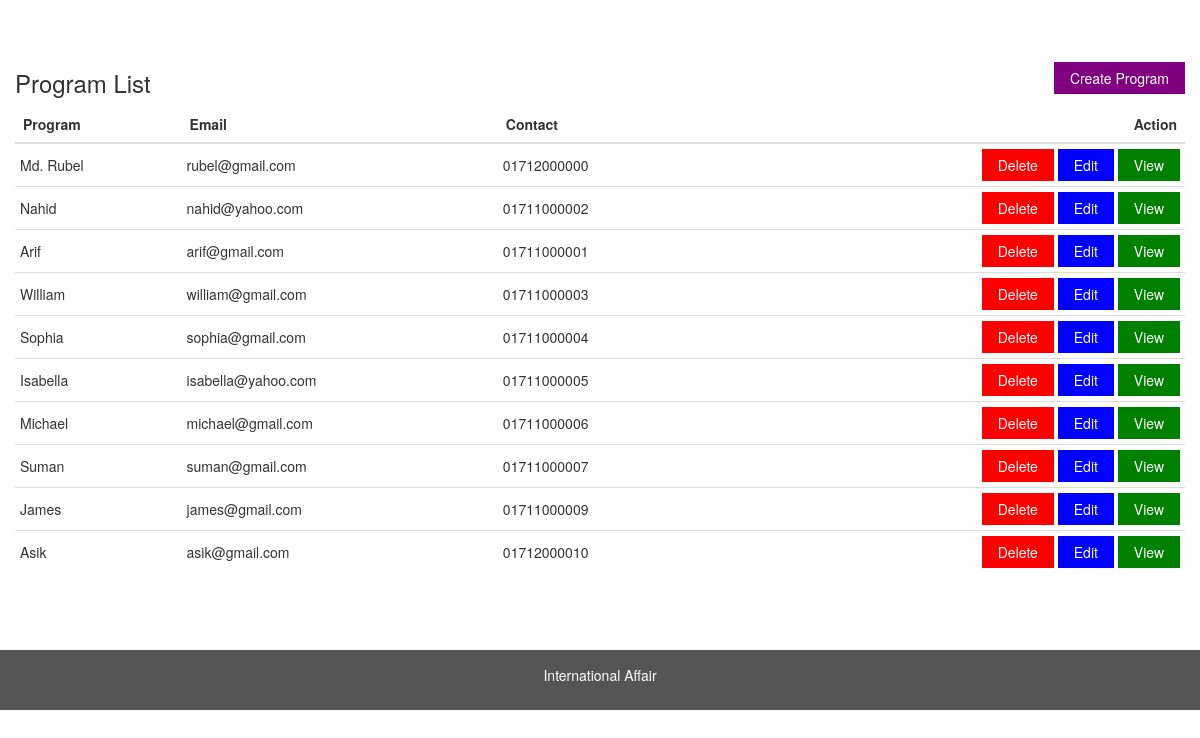
Page /adminview.php on the committed database.
### tables this page shows
CREATE TABLE `students` (
  `student_id` int(11) NOT NULL,
  `student_name` varchar(100) NOT NULL,
  `email_address` varchar(100) NOT NULL,
  `contact` varchar(30) NOT NULL,
  `gender` varchar(15) NOT NULL,
  `country` varchar(50) NOT NULL,
  `datetime` datetime NOT NULL DEFAULT CURRENT_TIMESTAMP
);

### class/student.php (called while the page is built, shortened)
<?php
class Student
{
    private $conn;
    function __construct() {
    $servername = "localhost";
    $dbname = "crud";
    $username = "root";
    $password = "";
    $conn = new mysqli($servername, $username, $password, $dbname);
      if ($conn->connect_error) {
        die("Connection failed: " . $conn->connect_error);
       }else{
        $this->conn=$conn;
       }
    }
    public function student_list(){
       $sql = "SELECT * FROM students ORDER BY student_id asc ";
       $result=  $this->conn->query($sql);
       return $result;
    }
}
?>

### adminview.php (the view, shortened to what this page needs)
<?php
include 'header.php';
$student_list = $student_obj->student_list();
?>
<div class="container " >
    <div class="row content">
        <a  href="create-student-info.php"  class="button button-purple mt-12 pull-right">Create Program</a>
        <h3>Program List</h3>
        <table class="table">
            <thead>
                <tr>
                    <th>Program</th>
                    <th>Email</th>
                    <th>Contact</th>
                    <th class="text-right">Action</th>
                </tr>
            </thead>
            <tbody>
<?php
if ($student_list->num_rows > 0) {
  while ($row = $student_list->fetch_assoc()) {
     ?>
             <tr>
                <td><?php echo $row["student_name"] ?></td>
                <td><?php echo $row["email_address"] ?></td>
                <td><?php echo $row["contact"] ?></td>
                <td class="text-right">
                    <a  href="<?php echo 'delete-student-info.php?id=' . $row["student_id"] ?>" class="button button-red">Delete</a>
                    <a  href="<?php echo 'update-student-info.php?id=' . $row["student_id"] ?>" class="button button-blue">Edit</a>
                    <a href="<?php echo 'read-student-info.php?id=' . $row["student_id"] ?>" class="button button-green">View</a>
                </td>
            </tr>
    <?php
    }
}
?>
           </tbody>
        </table>
    </div>
</div>
<?php
include 'footer.php';
?>

### assets/style.css (style rules this page uses)
body { padding-top: 50px; }
.row.content { min-height:600px }
.table > tbody > tr > td { padding: 5px; vertical-align: middle; }
.button { border: none; color: white; padding: 6px 16px; text-align: center; text-decoration: none; display: inline-block; font-size: 14px; cursor: pointer; }
.button-blue { background-color: #0000FF; }
.button-red { background-color: #FF0000; }
.button-green { background-color: #008000; }
.button-purple { background-color: purple; }
.mt-12 { margin-top: 12px; }

### rows in the picture
students: student_name "Md. Rubel", email_address "rubel@gmail.com", contact "01712000000"
students: student_name "Nahid", email_address "nahid@yahoo.com", contact "01711000002"
students: student_name "Arif", email_address "arif@gmail.com", contact "01711000001"
students: student_name "William", email_address "william@gmail.com", contact "01711000003"
students: student_name "Sophia", email_address "sophia@gmail.com", contact "01711000004"
students: student_name "Isabella", email_address "isabella@yahoo.com", contact "01711000005"
students: student_name "Michael", email_address "michael@gmail.com", contact "01711000006"
students: student_name "Suman", email_address "suman@gmail.com", contact "01711000007"
students: student_name "James", email_address "james@gmail.com", contact "01711000009"
students: student_name "Asik", email_address "asik@gmail.com", contact "01712000010"
